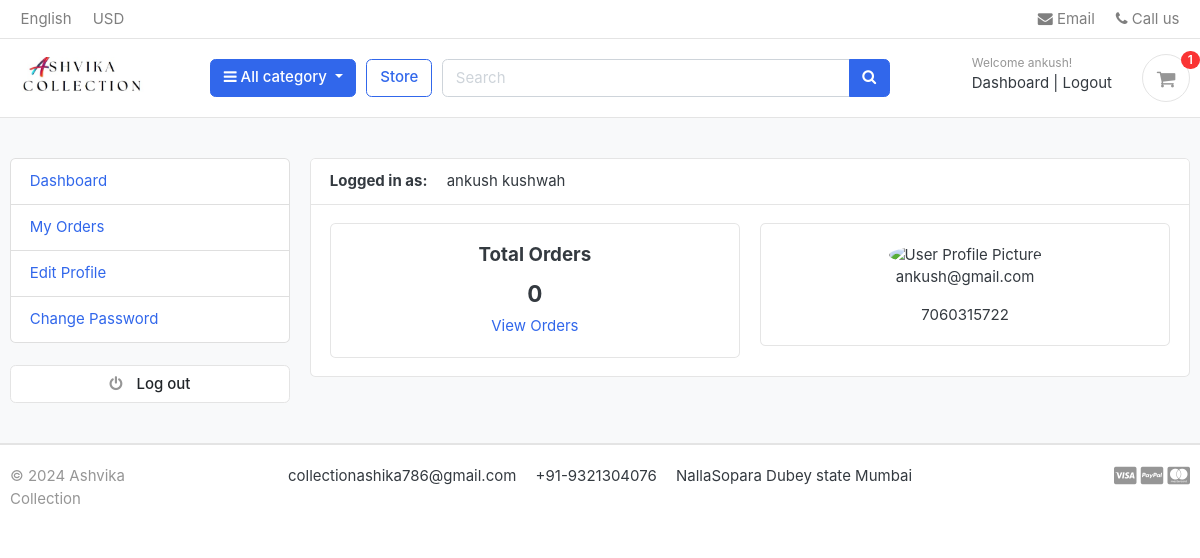
Screenshot of /accounts/dashboard/ (signed in) with the database file from the repository.
### accounts/models.py (models this page shows, shortened)
class Account(AbstractBaseUser):
    first_name      = models.CharField(max_length=50)
    last_name       = models.CharField(max_length=50)
    username        = models.CharField(max_length=100, unique=True)
    email           = models.EmailField(max_length=100, unique=True)
    phone_number    = models.CharField(max_length=50)
    date_joined     = models.DateTimeField(auto_now_add=True)
    last_login      = models.DateTimeField(auto_now_add = True)
    is_admin        = models.BooleanField(default=False)
    is_staff        = models.BooleanField(default=False)
    is_active       = models.BooleanField(default=False)
    is_superadmin   = models.BooleanField(default=False)
    USERNAME_FIELD ='email'
    REQUIRED_FIELDS = ['username', 'first_name', 'last_name']
    objects = MyAccountManager()
    def full_name(self):
        return f'{self.first_name} {self.last_name}'

### accounts/views.py (the view)
# urls.py: path('dashboard/', views.dashboard, name='dashboard'),
@login_required(login_url = 'login')
def dashboard(request):
    orders = Order.objects.order_by('-created_at').filter(user_id=request.user.id, is_ordered=True)
    orders_count = orders.count()
    context = {
        'orders_count' : orders_count,
    }
    return render(request, 'accounts/dashboard.html', context )

### carts/context_processors.py (called while the page is built)
def counter(request):
    cart_count = 0
    if 'admin' in request.path:
        return {}
    else:
        try:
            cart = Cart.objects.filter(cart_id=_cart_id(request))
            if request.user.is_authenticated:
                cart_items = Cartitem.objects.all().filter(user=request.user)
            else:
                cart_items = Cartitem.objects.all().filter(cart=cart[:1])
            for cart_item in cart_items:
                cart_count += cart_item.quantity
        except Cart.DoesNotExist:
            cart_count = 0
    return dict(cart_count=cart_count)

### carts/views.py (called while the page is built)
def _cart_id(request):
    cart = request.session.session_key
    if not cart:
        cart = request.session.create()
    return cart

### category/context_processors.py (called while the page is built)
def menu_links(request):
    links = category.objects.all()
    return dict(links=links)

### category/models.py (called while the page is built)
    def get_url(self):
        return reverse('products_by_category', args=[self.slug])

### templates/accounts/dashboard.html (shortened to what this page needs)
{% extends 'base.html'%}
{% block content %}
<section class="section-conten padding-y bg">
    <div class="container">
        <div class="row">
        {% include 'includes/dashboard_sidebar.html' %}
        <main class="col-md-9">
            <article class="card">
            <header class="card-header">
                <strong class="d-inline-block mr-3">Logged in as:</strong>
                <span>{{ user.full_name }}</span>
            </header>
            <div class="card-body">
                <div class="row">
                <div class="col-md-6">
                    <div class="card" style="text-align:center;">
                        <div class="card-body">
                            <h5 class="card-title">Total Orders</h5>
                            <h4>{{orders_count}}</h4>
                            <a href=""> View Orders</a>
                        </div>
                    </div>
                </div>
                <div class="col-md-6">
                    <div class="card" style="text-align:center;">
                        <div class="card-body">
                            <img src="https://www.w3schools.com/howto/img_avatar.png" alt="User Profile Picture" width="50" height="50" style="border-radius:50%;">
                            <p>{{ user.email}}</p>
                            <p>{{ user.phone_number}}</p>
                        </div>
                    </div>
                </div>
                </div>
            </div>
            </article>
        </main>
    </div>
    </div>
    </section>
{% endblock %}

### templates/includes/navbar.html (shortened to what this page needs)
{% load static %}
<header class="section-header">
    <nav class="navbar p-md-0 navbar-expand-sm navbar-light border-bottom">
    <div class="container">
      <div class="collapse navbar-collapse" id="navbarTop4">
        <ul class="navbar-nav mr-auto">
            <li class="nav-item dropdown">
                 <a href="#" class="nav-link">   English </a>
            </li>
            <li class="nav-item dropdown">
                <a href="#" class="nav-link"> USD </a>
            </li>
        </ul>
        <ul class="navbar-nav">
            <li><a href="#" class="nav-link"> <i class="fa fa-envelope"></i> Email </a></li>
            <li><a href="#" class="nav-link"> <i class="fa fa-phone"></i> Call us </a></li>
        </ul>
      </div>
    </div>
    </nav>
    <section class="header-main border-bottom">
        <div class="container">
    <div class="row align-items-center">
        <div class="col-lg-2 col-md-3 col-6">
            <a href="{% url 'home' %}" class="brand-wrap">
                <img class="logo" src="{% static './images/logo.png' %}">
            </a>
        </div>
        <div class="col-lg col-sm col-md col-6 flex-grow-0">
            <div class="category-wrap dropdown d-inline-block float-right">
                <button type="button" class="btn btn-primary dropdown-toggle" data-toggle="dropdown">
                    <i class="fa fa-bars"></i> All category
                </button>
            </div>
        </div>
        <a href="{% url 'store' %}" class="btn btn-outline-primary">Store</a>
        <div class="col-lg  col-md-6 col-sm-12 col">
            <form action="{% url 'search' %}" class="search" method='GET'>
                <div class="input-group w-100">
                    <input type="text" class="form-control" style="width:60%;" placeholder="Search" name="keyword">
                    <div class="input-group-append">
                      <button class="btn btn-primary" type="submit">
                        <i class="fa fa-search"></i>
                      </button>
                    </div>
                </div>
            </form>
        </div>
        <div class="col-lg-3 col-sm-6 col-8 order-2 order-lg-3">
                    <div class="d-flex justify-content-end mb-3 mb-lg-0">
                        {% if user.id is None %}
                         <div class="widget-header">
                            <small class="title text-muted">Welcome guest!</small>
                            <div>
                                <a href="{% url 'login' %}">Sign in</a> <span class="dark-transp"> | </span>
                                <a href="{% url 'register' %}"> Register</a>
                            </div>
                         </div>
                        {% else  %}
                         <div class="widget-header">
                            <small class="title text-muted">Welcome {{ user.first_name }}!</small>
                            <div>
                                <a href="{% url 'dashboard' %}">Dashboard</a> <span class="dark-transp"> | </span>
                                <a href="{% url 'logout' %}"> Logout</a>
                            </div>
                         </div>
                        {% endif %}
                        <a href="{% url 'cart' %}" class="widget-header pl-3 ml-3">
                            <div class="icon icon-sm rounded-circle border"><i class="fa fa-shopping-cart"></i></div>
                            <span class="badge badge-pill badge-danger notify">{{ cart_count}}</span>
                        </a>
                    </div>
                </div>
    </div>
        </div>
    </section>
    </header>

### static/css/ui.css (style rules this page uses)
html { font-family: "Inter", sans-serif; font-size: 15px; }
.icon-xs, .icon-sm, .icon-md, .icon-lg { display: inline-block; text-align: center; flex-shrink: 0; flex-grow: 0; }
.icon-sm { width: 48px; height: 48px; line-height: 48px !important; font-size: 20px; }
.padding-y { padding-top: 40px; padding-bottom: 40px; }
article:after, .form-group:after { display: block; clear: both; content: ""; }
.bg { background-color: #f8f9fa; }
p:last-child { margin-bottom: 0; }
.header-main { position: relative; padding-top: 1rem; padding-bottom: 1rem; }
.brand-wrap .logo, .navbar-brand .logo { margin-right: 7px; max-height: 42px; display: inline-block; }
.widget-header { display: inline-block; vertical-align: middle; position: relative; }
.widget-header a { color: #343a40; }
.widget-header i { color: #969696; }
.widget-header .title { display: block; }
.widget-header .notify { position: absolute; top: -3px; right: -10px; }
.notify { position: absolute; top: -4px; right: -10px; display: inline-block; padding: 0.25em 0.6em; font-size: 12px; line-height: 1; text-align: center; border-radius: 3rem; color: #fff; background-color: #fa3434; }

### rows the page displays
Account: first_name "ankush", full_name "ankush kushwah", email "ankush@gmail.com", phone_number "7060315722"

### other values shown
{{ cart_count }} "1"
{{ orders_count }} "0"
